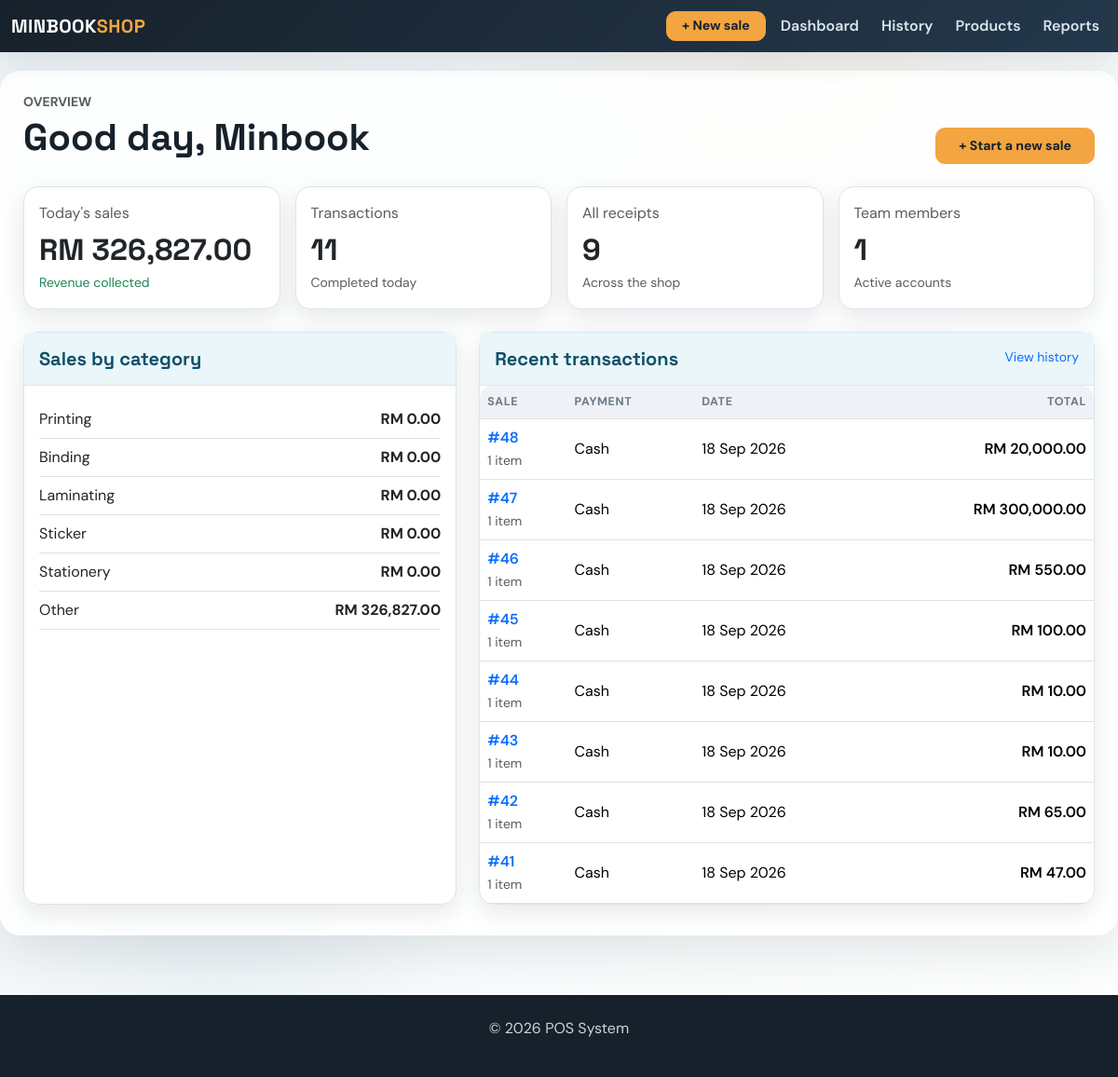
/dashboard, run on the app's committed database.
### app/models.py (models this page shows, shortened)
class Sale(db.Model):
    id = db.Column(db.Integer, primary_key=True)
    amount = db.Column(db.Float, nullable=False)
    date = db.Column(db.Date, default=datetime.utcnow)
    user_id = db.Column(db.Integer, db.ForeignKey('user.id'), nullable=False)  # ForeignKey to User
    user = db.relationship('User', backref=db.backref('sales', lazy=True))  # Relationship with User
    product_id = db.Column(db.Integer, db.ForeignKey('product.id'), nullable=True)  # Legacy first product
    product = db.relationship('Product', backref=db.backref('sales', lazy=True))  # Relationship with Product
    quantity = db.Column(db.Integer, nullable=True)  # Legacy total quantity
    payment_method = db.Column(db.String(20), nullable=False, default='Cash')
    customer_name = db.Column(db.String(120), nullable=True)
    document_type = db.Column(db.String(20), nullable=False, default='receipt')
    discount = db.Column(db.Float, nullable=False, default=0.00)
    deposit = db.Column(db.Float, nullable=False, default=0.00)
    items = db.relationship('SaleItem', back_populates='sale', cascade='all, delete-orphan')

### app/routes.py (the view)
@main.route('/dashboard')
def dashboard():
    today = date.today()
    today_sales = Sale.query.filter(Sale.date == today).order_by(Sale.id.desc()).all()
    category_sales = {category: 0 for category in SALE_CATEGORIES}
    for sale in today_sales:
        for item in sale.items:
            category_sales[item.category] = round(category_sales.get(item.category, 0) + item.line_total, 2)
    recent_sales = Sale.query.order_by(Sale.id.desc()).limit(8).all()
    return render_template('dashboard.html', total_sales_today=round(sum(sale.amount for sale in today_sales), 2),
                           transaction_count_today=len(today_sales), category_sales=category_sales,
                           recent_sales=recent_sales, total_employees=User.query.count(),
                           total_receipts=Sale.query.filter_by(document_type='receipt').count())

### app/routes.py (called while the page is built)
@main.app_context_processor
def inject_now():
    return {'current_year': datetime.now().year}

### app/templates/dashboard.html (shortened to what this page needs)
{% extends 'base.html' %}
{% block content %}
<div class="d-flex flex-wrap justify-content-between align-items-end gap-3 mb-4">
    <div><p class="text-uppercase text-muted small fw-bold mb-1">Overview</p><h1 class="mb-1">Good day, Minbook</h1></div>
    <a href="{{ url_for('main.add_sale') }}" class="btn btn-warning btn-lg px-4">+ Start a new sale</a>
</div>
<div class="row g-3 mb-4">
    <div class="col-sm-6 col-xl-3"><div class="card h-100"><div class="card-body"><p class="text-muted mb-2">Today's sales</p><h2 class="mb-1">RM {{ '{:,.2f}'.format(total_sales_today) }}</h2><small class="text-success">Revenue collected</small></div></div></div>
    <div class="col-sm-6 col-xl-3"><div class="card h-100"><div class="card-body"><p class="text-muted mb-2">Transactions</p><h2 class="mb-1">{{ transaction_count_today }}</h2><small class="text-muted">Completed today</small></div></div></div>
    <div class="col-sm-6 col-xl-3"><div class="card h-100"><div class="card-body"><p class="text-muted mb-2">All receipts</p><h2 class="mb-1">{{ total_receipts }}</h2><small class="text-muted">Across the shop</small></div></div></div>
    <div class="col-sm-6 col-xl-3"><div class="card h-100"><div class="card-body"><p class="text-muted mb-2">Team members</p><h2 class="mb-1">{{ total_employees }}</h2><small class="text-muted">Active accounts</small></div></div></div>
</div>
<div class="row g-4">
    <div class="col-lg-5"><div class="card h-100"><div class="card-header py-3"><h5 class="mb-0">Sales by category</h5></div><div class="card-body">
        {% for category, amount in category_sales.items() %}<div class="d-flex justify-content-between align-items-center py-2 border-bottom"><span>{{ category }}</span><strong>RM {{ '{:,.2f}'.format(amount) }}</strong></div>{% endfor %}
    </div></div></div>
    <div class="col-lg-7"><div class="card h-100"><div class="card-header py-3 d-flex justify-content-between"><h5 class="mb-0">Recent transactions</h5><a href="{{ url_for('main.sales') }}" class="small text-decoration-none">View history</a></div><div class="table-responsive"><table class="table mb-0"><thead><tr><th>Sale</th><th>Payment</th><th>Date</th><th class="text-end">Total</th></tr></thead><tbody>
        {% for sale in recent_sales %}<tr><td><a class="text-decoration-none fw-semibold" href="{{ url_for('main.view_sale', sale_id=sale.id) }}">#{{ sale.id }}</a><br><small class="text-muted">{{ sale.items|length }} item{{ '' if sale.items|length == 1 else 's' }}</small></td><td>{{ sale.payment_method }}</td><td>{{ sale.date.strftime('%d %b %Y') }}</td><td class="text-end fw-semibold">RM {{ '{:,.2f}'.format(sale.amount) }}</td></tr>{% else %}<tr><td colspan="4" class="text-center text-muted py-5">No transactions yet.</td></tr>{% endfor %}
    </tbody></table></div></div></div>
</div>
{% endblock %}

### app/templates/base.html (style rules this page uses)
:root { --ink: #17212b; --muted: #6c7885; --paper: #eef3f6; --line: #dce5ed; --brand: #146c94; --brand-dark: #0d506b; --brand-soft: #eaf6f9; --accent: #f2a541; --accent-soft: #ffe9cb; --success: #2d936c; --success-soft: #dff8ee; --danger: #b84b45; --shadow: rgba(23,33,43,.10); --table-head: #eef2f6; }
* { box-sizing: border-box; }
body { padding-top: 76px; background: radial-gradient(circle at 70% 0%, rgba(242,165,65,.08), transparent 22%), radial-gradient(circle at 20% 80%, rgba(20,108,148,.08), transparent 20%), linear-gradient(135deg, var(--paper), #fdfefe); color: var(--ink); font-family: 'DM Sans', sans-serif; }
h1, h2, h3, h4, h5, .navbar-brand { font-family: 'Space Grotesk', sans-serif; font-weight: 700; }
.card { border: 1px solid var(--line); border-radius: 16px; box-shadow: 0 8px 24px var(--shadow); background-color: #fff; }
.card-header { background: var(--brand-soft); border-bottom: 1px solid var(--line); color: var(--brand-dark); }
.card-header h5 { color: var(--brand-dark); font-family: 'Space Grotesk', sans-serif; font-weight: 700; }
.btn { border-radius: 10px; font-weight: 700; font-size: .88rem; transition: all .2s ease; }
.btn-warning { background: var(--accent); border-color: var(--accent); color: #17212b; }
.table { --bs-table-bg: transparent; vertical-align: middle; }
.table thead th { color: var(--muted); background: var(--table-head); font-size: .78rem; letter-spacing: .05em; text-transform: uppercase; border-bottom-width: 1px; }
.table tbody tr { transition: background-color .2s ease, transform .2s ease; }
.table-responsive { border-radius: 14px; }

### data on the page
Sale: id "48", items|length "1", payment_method "Cash", date "18 Sep 2026", amount "20,000.00"
Sale: id "47", items|length "1", payment_method "Cash", date "18 Sep 2026", amount "300,000.00"
Sale: id "46", items|length "1", payment_method "Cash", date "18 Sep 2026", amount "550.00"
Sale: id "45", items|length "1", payment_method "Cash", date "18 Sep 2026", amount "100.00"
Sale: id "44", items|length "1", payment_method "Cash", date "18 Sep 2026", amount "10.00"
Sale: id "43", items|length "1", payment_method "Cash", date "18 Sep 2026", amount "10.00"
Sale: id "42", items|length "1", payment_method "Cash", date "18 Sep 2026", amount "65.00"
Sale: id "41", items|length "1", payment_method "Cash", date "18 Sep 2026", amount "47.00"

### other printed values
{{ '{:,.2f}'.format(total_sales_today) }} "326,827.00"
{{ transaction_count_today }} "11"
{{ total_receipts }} "9"
{{ total_employees }} "1"
{{ category }} "Printing" "Binding" "Laminating" "Sticker" "Stationery" "Other"
{{ '{:,.2f}'.format(amount) }} "0.00" "0.00" "0.00" "0.00" "0.00" "326,827.00"
